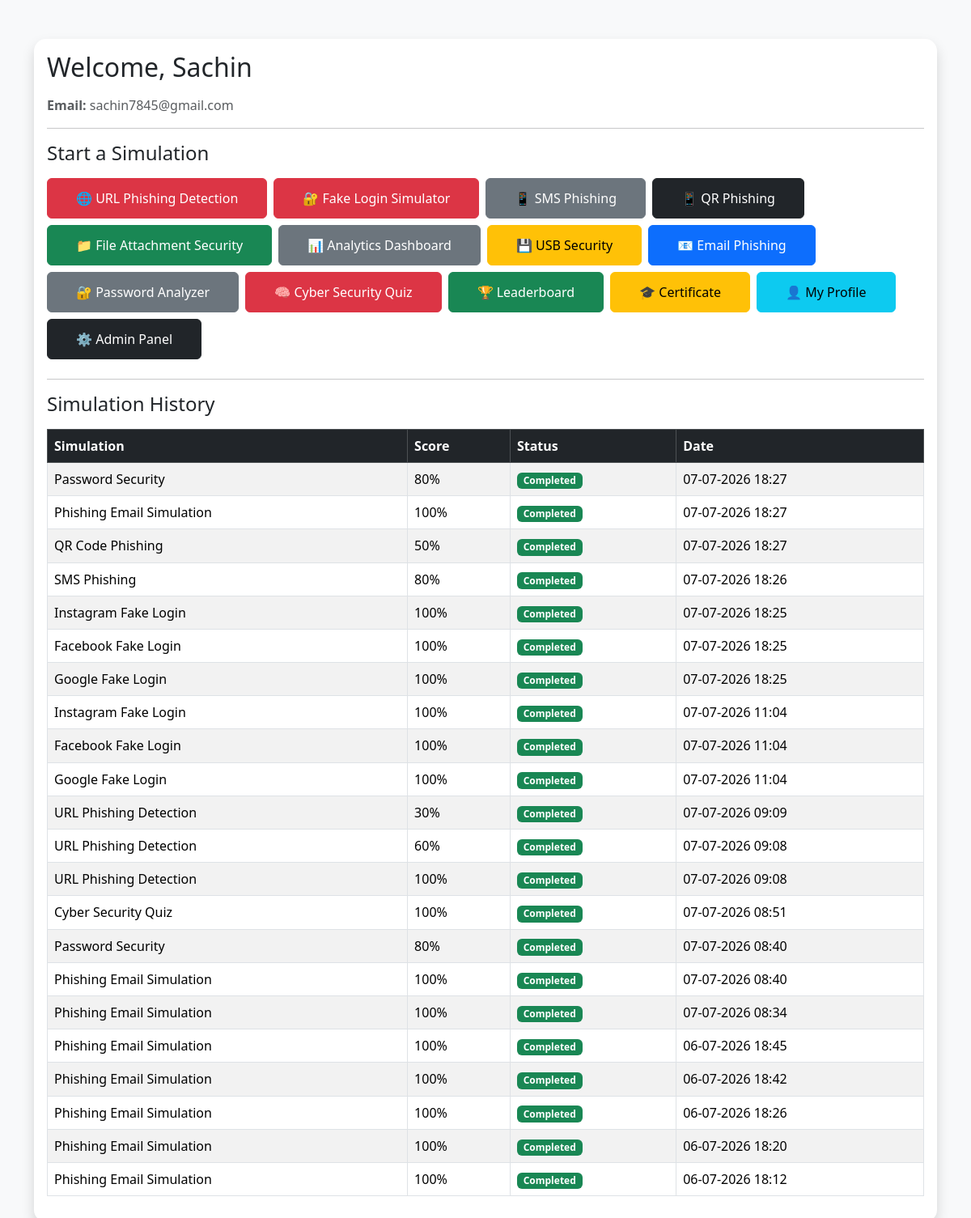
The app's page /dashboard (signed in) with its own data.
### app/models/user.py (models this page shows, shortened)
class User(UserMixin, db.Model):
    __tablename__ = "users"
    id = db.Column(db.Integer, primary_key=True)
    name = db.Column(db.String(100), nullable=False)
    email = db.Column(db.String(120), unique=True, nullable=False)
    password = db.Column(db.String(255), nullable=False)
    simulations = db.relationship(
        "Simulation",
        backref="user",
        lazy=True
    )

### app/models/simulation.py (models this page shows, shortened)
class Simulation(db.Model):
    __tablename__ = "simulations"
    id = db.Column(db.Integer, primary_key=True)
    user_id = db.Column(
        db.Integer,
        db.ForeignKey("users.id"),
        nullable=False
    )
    simulation_name = db.Column(
        db.String(100),
        nullable=False
    )
    score = db.Column(
        db.Integer,
        default=0
    )
    status = db.Column(
        db.String(30),
        default="Completed"
    )
    created_at = db.Column(
        db.DateTime,
        default=datetime.utcnow
    )

### app/routes/dashboard.py (the view)
@dashboard.route("/dashboard")
@login_required
def home():
    simulations = (
        Simulation.query
        .filter_by(user_id=current_user.id)
        .order_by(Simulation.created_at.desc())
        .all()
    )
    total_simulations = len(simulations)
    average_score = (
        round(sum(sim.score for sim in simulations) / total_simulations, 2)
        if total_simulations > 0 else 0
    )
    completed = len(
        [s for s in simulations if s.status == "Completed"]
    )
    pending = total_simulations - completed
    return render_template(
        "dashboard.html",
        user=current_user,
        simulations=simulations,
        total_simulations=total_simulations,
        average_score=average_score,
        completed=completed,
        pending=pending
    )

### app/templates/dashboard.html
{% extends "base.html" %}
{% block content %}
<div class="container mt-5">
    <div class="row">
        <div class="col-md-12">
            <div class="card shadow">
                <div class="card-body">
                    <h2 class="mb-3">
                        Welcome, {{ user.name }}
                    </h2>
                    <p class="text-muted">
                        <strong>Email:</strong> {{ user.email }}
                    </p>
                    <hr>
                    <h4 class="mb-3">
                        Start a Simulation
                    </h4>
                    <div class="d-flex flex-wrap gap-2 mb-4">
                        <a href="{{ url_for('url_checker.home') }}" class="btn btn-danger">
                            🌐 URL Phishing Detection
                        </a>
                        <a href="{{ url_for('fake_login.home') }}" class="btn btn-danger">
                            🔐 Fake Login Simulator
                        </a>
                        <a href="{{ url_for('sms.home') }}" class="btn btn-secondary">
                            📱 SMS Phishing
                        </a>
                        <a href="{{ url_for('qr_phishing.home') }}" class="btn btn-dark">
                            📱 QR Phishing
                        </a>
                        <a href="{{ url_for('file_security.home') }}" class="btn btn-success">
                            📁 File Attachment Security
                        </a>
                        <a href="{{ url_for('analytics.home') }}" class="btn btn-secondary">
                            📊 Analytics Dashboard
                        </a>
                        <a href="{{ url_for('usb.home') }}" class="btn btn-warning">
                            💾 USB Security
                        </a>
                        <a href="{{ url_for('email.home') }}" class="btn btn-primary">
                            📧 Email Phishing
                        </a>
                        <a href="{{ url_for('password.home') }}" class="btn btn-secondary">
                            🔐 Password Analyzer
                        </a>
                        <a href="{{ url_for('quiz.home') }}" class="btn btn-danger">
                            🧠 Cyber Security Quiz
                        </a>
                        <a href="{{ url_for('leaderboard.home') }}" class="btn btn-success">
                            🏆 Leaderboard
                        </a>
                        <a href="{{ url_for('certificate.home') }}" class="btn btn-warning">
                            🎓 Certificate
                        </a>
                        <a href="{{ url_for('profile.home') }}" class="btn btn-info">
                            👤 My Profile
                        </a>
                        <a href="{{ url_for('admin.home') }}" class="btn btn-dark">
                            ⚙️ Admin Panel
                        </a>
                    </div>
                    <hr>
                    <h4 class="mb-3">
                        Simulation History
                    </h4>
                    <table class="table table-bordered table-striped">
                        <thead class="table-dark">
                            <tr>
                                <th>Simulation</th>
                                <th>Score</th>
                                <th>Status</th>
                                <th>Date</th>
                            </tr>
                        </thead>
                        <tbody>
                            {% if simulations %}
                            {% for sim in simulations %}
                            <tr>
                                <td>{{ sim.simulation_name }}</td>
                                <td>{{ sim.score }}%</td>
                                <td>
                                    {% if sim.status == "Completed" %}
                                    <span class="badge bg-success">
                                        {{ sim.status }}
                                    </span>
                                    {% else %}
                                    <span class="badge bg-secondary">
                                        {{ sim.status }}
                                    </span>
                                    {% endif %}
                                </td>
                                <td>
                                    {{ sim.created_at.strftime("%d-%m-%Y %H:%M") }}
                                </td>
                            </tr>
                            {% endfor %}
                            {% else %}
                            <tr>
                                <td colspan="4" class="text-center text-muted py-4">
                                    No simulations completed yet.
                                </td>
                            </tr>
                            {% endif %}
                        </tbody>
                    </table>
                </div>
            </div>
        </div>
    </div>
</div>
{% endblock %}

### app/templates/base.html (shortened to what this page needs)
<!DOCTYPE html>
<html lang="en">
<head>
    <link href="https://cdn.jsdelivr.net/npm/bootstrap@5.3.3/dist/css/bootstrap.min.css" rel="stylesheet">
    <link href="https://cdn.jsdelivr.net/npm/bootstrap-icons@1.11.3/font/bootstrap-icons.css" rel="stylesheet">
    <link rel="stylesheet" href="{{ url_for('static', filename='css/style.css') }}">
</head>
<body class="bg-light">
    {% block content %}
    {% endblock %}
</body>
</html>

### app/static/css/style.css (style rules this page uses)
body { background: #f4f7fa; }
.card { border: none; border-radius: 15px; transition: .3s; }
.btn { padding: 12px 35px; }

### records on screen
User: name "Sachin", email "sachin7845@gmail.com"
Simulation: simulation_name "Password Security", score "80", status "Completed", created_at "07-07-2026 18:27"
Simulation: simulation_name "Phishing Email Simulation", score "100", status "Completed", created_at "07-07-2026 18:27"
Simulation: simulation_name "QR Code Phishing", score "50", status "Completed", created_at "07-07-2026 18:27"
Simulation: simulation_name "SMS Phishing", score "80", status "Completed", created_at "07-07-2026 18:26"
Simulation: simulation_name "Instagram Fake Login", score "100", status "Completed", created_at "07-07-2026 18:25"
Simulation: simulation_name "Facebook Fake Login", score "100", status "Completed", created_at "07-07-2026 18:25"
Simulation: simulation_name "Google Fake Login", score "100", status "Completed", created_at "07-07-2026 18:25"
Simulation: simulation_name "Instagram Fake Login", score "100", status "Completed", created_at "07-07-2026 11:04"
Simulation: simulation_name "Facebook Fake Login", score "100", status "Completed", created_at "07-07-2026 11:04"
Simulation: simulation_name "Google Fake Login", score "100", status "Completed", created_at "07-07-2026 11:04"
Simulation: simulation_name "URL Phishing Detection", score "30", status "Completed", created_at "07-07-2026 09:09"
Simulation: simulation_name "URL Phishing Detection", score "60", status "Completed", created_at "07-07-2026 09:08"
Simulation: simulation_name "URL Phishing Detection", score "100", status "Completed", created_at "07-07-2026 09:08"
Simulation: simulation_name "Cyber Security Quiz", score "100", status "Completed", created_at "07-07-2026 08:51"
Simulation: simulation_name "Password Security", score "80", status "Completed", created_at "07-07-2026 08:40"
Simulation: simulation_name "Phishing Email Simulation", score "100", status "Completed", created_at "07-07-2026 08:40"
Simulation: simulation_name "Phishing Email Simulation", score "100", status "Completed", created_at "07-07-2026 08:34"
Simulation: simulation_name "Phishing Email Simulation", score "100", status "Completed", created_at "06-07-2026 18:45"
Simulation: simulation_name "Phishing Email Simulation", score "100", status "Completed", created_at "06-07-2026 18:42"
Simulation: simulation_name "Phishing Email Simulation", score "100", status "Completed", created_at "06-07-2026 18:26"
Simulation: simulation_name "Phishing Email Simulation", score "100", status "Completed", created_at "06-07-2026 18:20"
Simulation: simulation_name "Phishing Email Simulation", score "100", status "Completed", created_at "06-07-2026 18:12"
